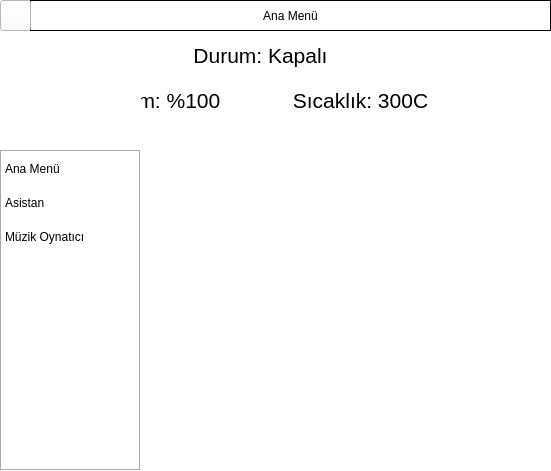
<?xml version="1.0" encoding="UTF-8"?>
<ui version="4.0">
 <class>Form</class>
 <widget class="QWidget" name="Form">
  <property name="geometry">
   <rect>
    <x>0</x>
    <y>0</y>
    <width>551</width>
    <height>471</height>
   </rect>
  </property>
  <property name="sizePolicy">
   <sizepolicy hsizetype="Maximum" vsizetype="Maximum">
    <horstretch>0</horstretch>
    <verstretch>0</verstretch>
   </sizepolicy>
  </property>
  <property name="maximumSize">
   <size>
    <width>551</width>
    <height>471</height>
   </size>
  </property>
  <property name="windowTitle">
   <string>Reji Asistan</string>
  </property>
  <property name="windowIcon">
   <iconset>
    <normaloff>:/icons/Datas/icons/logo.png</normaloff>:/icons/Datas/icons/logo.png</iconset>
  </property>
  <property name="windowOpacity">
   <double>1.000000000000000</double>
  </property>
  <property name="layoutDirection">
   <enum>Qt::LeftToRight</enum>
  </property>
  <property name="autoFillBackground">
   <bool>false</bool>
  </property>
  <property name="styleSheet">
   <string notr="true">background-color: white;</string>
  </property>
  <widget class="QListWidget" name="sideBar">
   <property name="enabled">
    <bool>true</bool>
   </property>
   <property name="geometry">
    <rect>
     <x>0</x>
     <y>150</y>
     <width>141</width>
     <height>321</height>
    </rect>
   </property>
   <property name="focusPolicy">
    <enum>Qt::StrongFocus</enum>
   </property>
   <property name="autoFillBackground">
    <bool>true</bool>
   </property>
   <property name="styleSheet">
    <string notr="true">QListWidget {
    show-decoration-selected: 1; /* make the selection span the entire width of the view */
}

QListWidget::item {
	margin : 10px;
}

QListWidget::item:alternate {
    background: #EEEEEE;
}

QListWidget::item:selected {
    border: 1px solid #6a6ea9;
}

QListWidget::item:selected:!active {
    background: qlineargradient(x1: 0, y1: 0, x2: 0, y2: 1,
                                stop: 0 #ABAFE5, stop: 1 #8588B2);
}

QListWidget::item:selected:active {
    background: qlineargradient(x1: 0, y1: 0, x2: 0, y2: 1,
                                stop: 0 #6a6ea9, stop: 1 #888dd9);
}

QListWidget::item:hover {
    background: qlineargradient(x1: 0, y1: 0, x2: 0, y2: 1,
                                stop: 0 #FAFBFE, stop: 1 #DCDEF1);
}</string>
   </property>
   <property name="frameShape">
    <enum>QFrame::Box</enum>
   </property>
   <property name="frameShadow">
    <enum>QFrame::Sunken</enum>
   </property>
   <property name="autoScrollMargin">
    <number>16</number>
   </property>
   <property name="spacing">
    <number>9</number>
   </property>
   <property name="sortingEnabled">
    <bool>false</bool>
   </property>
   <item>
    <property name="text">
     <string>Ana Menü</string>
    </property>
    <property name="icon">
     <iconset>
      <normaloff>:/icons/Datas/icons/main_menu.png</normaloff>:/icons/Datas/icons/main_menu.png</iconset>
    </property>
   </item>
   <item>
    <property name="text">
     <string>Asistan</string>
    </property>
    <property name="icon">
     <iconset>
      <normaloff>:/icons/Datas/icons/logo.png</normaloff>:/icons/Datas/icons/logo.png</iconset>
    </property>
   </item>
   <item>
    <property name="text">
     <string>Müzik Oynatıcı</string>
    </property>
    <property name="icon">
     <iconset>
      <normaloff>:/icons/Datas/icons/music.png</normaloff>:/icons/Datas/icons/music.png</iconset>
    </property>
   </item>
  </widget>
  <widget class="QLabel" name="logo">
   <property name="enabled">
    <bool>true</bool>
   </property>
   <property name="geometry">
    <rect>
     <x>0</x>
     <y>30</y>
     <width>141</width>
     <height>121</height>
    </rect>
   </property>
   <property name="text">
    <string/>
   </property>
   <property name="pixmap">
    <pixmap>:/icons/Datas/icons/logo.png</pixmap>
   </property>
   <property name="scaledContents">
    <bool>true</bool>
   </property>
   <property name="alignment">
    <set>Qt::AlignCenter</set>
   </property>
   <property name="buddy">
    <cstring>logo</cstring>
   </property>
  </widget>
  <widget class="QPushButton" name="sideBarB">
   <property name="geometry">
    <rect>
     <x>0</x>
     <y>0</y>
     <width>31</width>
     <height>31</height>
    </rect>
   </property>
   <property name="styleSheet">
    <string notr="true"/>
   </property>
   <property name="text">
    <string/>
   </property>
   <property name="icon">
    <iconset>
     <normaloff>:/icons/Datas/icons/menu_open.png</normaloff>:/icons/Datas/icons/menu_open.png</iconset>
   </property>
   <property name="iconSize">
    <size>
     <width>50</width>
     <height>25</height>
    </size>
   </property>
   <property name="autoDefault">
    <bool>true</bool>
   </property>
   <property name="default">
    <bool>false</bool>
   </property>
   <property name="flat">
    <bool>false</bool>
   </property>
  </widget>
  <widget class="QLabel" name="title">
   <property name="geometry">
    <rect>
     <x>30</x>
     <y>0</y>
     <width>521</width>
     <height>31</height>
    </rect>
   </property>
   <property name="statusTip">
    <string/>
   </property>
   <property name="layoutDirection">
    <enum>Qt::LeftToRight</enum>
   </property>
   <property name="autoFillBackground">
    <bool>false</bool>
   </property>
   <property name="frameShape">
    <enum>QFrame::Panel</enum>
   </property>
   <property name="text">
    <string>Ana Menü</string>
   </property>
   <property name="alignment">
    <set>Qt::AlignCenter</set>
   </property>
  </widget>
  <widget class="QWidget" name="main_menu" native="true">
   <property name="geometry">
    <rect>
     <x>0</x>
     <y>30</y>
     <width>551</width>
     <height>441</height>
    </rect>
   </property>
   <widget class="QPushButton" name="fanB">
    <property name="geometry">
     <rect>
      <x>290</x>
      <y>120</y>
      <width>121</width>
      <height>91</height>
     </rect>
    </property>
    <property name="text">
     <string/>
    </property>
    <property name="icon">
     <iconset>
      <normaloff>:/icons/Datas/icons/error.png</normaloff>:/icons/Datas/icons/error.png</iconset>
    </property>
    <property name="iconSize">
     <size>
      <width>80</width>
      <height>80</height>
     </size>
    </property>
    <property name="flat">
     <bool>true</bool>
    </property>
   </widget>
   <widget class="QPushButton" name="doorB">
    <property name="geometry">
     <rect>
      <x>200</x>
      <y>230</y>
      <width>121</width>
      <height>91</height>
     </rect>
    </property>
    <property name="text">
     <string/>
    </property>
    <property name="icon">
     <iconset>
      <normaloff>:/icons/Datas/icons/error.png</normaloff>:/icons/Datas/icons/error.png</iconset>
    </property>
    <property name="iconSize">
     <size>
      <width>80</width>
      <height>80</height>
     </size>
    </property>
    <property name="flat">
     <bool>true</bool>
    </property>
   </widget>
   <widget class="QPushButton" name="lampB">
    <property name="geometry">
     <rect>
      <x>120</x>
      <y>120</y>
      <width>121</width>
      <height>91</height>
     </rect>
    </property>
    <property name="text">
     <string/>
    </property>
    <property name="icon">
     <iconset>
      <normaloff>:/icons/Datas/icons/error.png</normaloff>:/icons/Datas/icons/error.png</iconset>
    </property>
    <property name="iconSize">
     <size>
      <width>80</width>
      <height>80</height>
     </size>
    </property>
    <property name="flat">
     <bool>true</bool>
    </property>
   </widget>
   <widget class="QLabel" name="moistureL">
    <property name="geometry">
     <rect>
      <x>110</x>
      <y>60</y>
      <width>111</width>
      <height>21</height>
     </rect>
    </property>
    <property name="font">
     <font>
      <family>Arial</family>
      <pointsize>16</pointsize>
     </font>
    </property>
    <property name="text">
     <string>Nem: %100</string>
    </property>
    <property name="alignment">
     <set>Qt::AlignCenter</set>
    </property>
   </widget>
   <widget class="QLabel" name="temperatureL">
    <property name="geometry">
     <rect>
      <x>290</x>
      <y>60</y>
      <width>141</width>
      <height>20</height>
     </rect>
    </property>
    <property name="font">
     <font>
      <family>Arial</family>
      <pointsize>16</pointsize>
     </font>
    </property>
    <property name="text">
     <string>Sıcaklık: 300C</string>
    </property>
    <property name="alignment">
     <set>Qt::AlignCenter</set>
    </property>
   </widget>
   <widget class="QLabel" name="statusL">
    <property name="geometry">
     <rect>
      <x>170</x>
      <y>10</y>
      <width>181</width>
      <height>31</height>
     </rect>
    </property>
    <property name="font">
     <font>
      <family>Arial</family>
      <pointsize>16</pointsize>
      <weight>50</weight>
      <bold>false</bold>
     </font>
    </property>
    <property name="text">
     <string>Durum: Kapalı</string>
    </property>
    <property name="alignment">
     <set>Qt::AlignCenter</set>
    </property>
   </widget>
  </widget>
  <widget class="QWidget" name="assistant" native="true">
   <property name="geometry">
    <rect>
     <x>0</x>
     <y>30</y>
     <width>551</width>
     <height>441</height>
    </rect>
   </property>
   <widget class="QTextEdit" name="textEdit">
    <property name="enabled">
     <bool>false</bool>
    </property>
    <property name="geometry">
     <rect>
      <x>0</x>
      <y>0</y>
      <width>551</width>
      <height>381</height>
     </rect>
    </property>
    <property name="font">
     <font>
      <pointsize>11</pointsize>
     </font>
    </property>
    <property name="styleSheet">
     <string notr="true"/>
    </property>
    <property name="frameShape">
     <enum>QFrame::NoFrame</enum>
    </property>
    <property name="frameShadow">
     <enum>QFrame::Sunken</enum>
    </property>
    <property name="readOnly">
     <bool>true</bool>
    </property>
    <property name="acceptRichText">
     <bool>false</bool>
    </property>
   </widget>
   <widget class="QLineEdit" name="msg">
    <property name="enabled">
     <bool>true</bool>
    </property>
    <property name="geometry">
     <rect>
      <x>0</x>
      <y>390</y>
      <width>551</width>
      <height>51</height>
     </rect>
    </property>
    <property name="font">
     <font>
      <pointsize>16</pointsize>
     </font>
    </property>
    <property name="autoFillBackground">
     <bool>false</bool>
    </property>
    <property name="frame">
     <bool>true</bool>
    </property>
    <property name="cursorPosition">
     <number>0</number>
    </property>
    <property name="cursorMoveStyle">
     <enum>Qt::LogicalMoveStyle</enum>
    </property>
   </widget>
  </widget>
  <widget class="QWidget" name="music_player" native="true">
   <property name="geometry">
    <rect>
     <x>0</x>
     <y>30</y>
     <width>551</width>
     <height>441</height>
    </rect>
   </property>
   <widget class="QWidget" name="horizontalLayoutWidget">
    <property name="geometry">
     <rect>
      <x>10</x>
      <y>100</y>
      <width>531</width>
      <height>101</height>
     </rect>
    </property>
    <layout class="QHBoxLayout" name="sliderL">
     <item>
      <widget class="QLabel" name="time">
       <property name="font">
        <font>
         <family>Arial Black</family>
         <pointsize>11</pointsize>
         <weight>75</weight>
         <bold>true</bold>
        </font>
       </property>
       <property name="text">
        <string>0.00</string>
       </property>
      </widget>
     </item>
     <item>
      <widget class="QSlider" name="slider">
       <property name="maximum">
        <number>100</number>
       </property>
       <property name="value">
        <number>0</number>
       </property>
       <property name="orientation">
        <enum>Qt::Horizontal</enum>
       </property>
      </widget>
     </item>
     <item>
      <widget class="QLabel" name="eta">
       <property name="font">
        <font>
         <family>Arial Black</family>
         <pointsize>11</pointsize>
         <weight>75</weight>
         <bold>true</bold>
        </font>
       </property>
       <property name="text">
        <string>0.00</string>
       </property>
      </widget>
     </item>
    </layout>
   </widget>
   <widget class="QWidget" name="horizontalLayoutWidget_2">
    <property name="geometry">
     <rect>
      <x>10</x>
      <y>200</y>
      <width>531</width>
      <height>81</height>
     </rect>
    </property>
    <layout class="QHBoxLayout" name="controler">
     <item>
      <widget class="QPushButton" name="playB">
       <property name="text">
        <string/>
       </property>
       <property name="icon">
        <iconset>
         <normaloff>:/icons/Datas/icons/play.png</normaloff>:/icons/Datas/icons/play.png</iconset>
       </property>
       <property name="iconSize">
        <size>
         <width>60</width>
         <height>70</height>
        </size>
       </property>
       <property name="flat">
        <bool>true</bool>
       </property>
      </widget>
     </item>
     <item>
      <widget class="QPushButton" name="pauseB">
       <property name="text">
        <string/>
       </property>
       <property name="icon">
        <iconset>
         <normaloff>:/icons/Datas/icons/pause.png</normaloff>:/icons/Datas/icons/pause.png</iconset>
       </property>
       <property name="iconSize">
        <size>
         <width>60</width>
         <height>70</height>
        </size>
       </property>
       <property name="flat">
        <bool>true</bool>
       </property>
      </widget>
     </item>
     <item>
      <widget class="QPushButton" name="stopB">
       <property name="text">
        <string/>
       </property>
       <property name="icon">
        <iconset>
         <normaloff>:/icons/Datas/icons/stop.png</normaloff>:/icons/Datas/icons/stop.png</iconset>
       </property>
       <property name="iconSize">
        <size>
         <width>60</width>
         <height>70</height>
        </size>
       </property>
       <property name="flat">
        <bool>true</bool>
       </property>
      </widget>
     </item>
     <item>
      <widget class="QPushButton" name="v_UP">
       <property name="text">
        <string/>
       </property>
       <property name="icon">
        <iconset>
         <normaloff>:/icons/Datas/icons/v_UP.png</normaloff>:/icons/Datas/icons/v_UP.png</iconset>
       </property>
       <property name="iconSize">
        <size>
         <width>60</width>
         <height>70</height>
        </size>
       </property>
       <property name="flat">
        <bool>true</bool>
       </property>
      </widget>
     </item>
     <item>
      <widget class="QPushButton" name="v_DOWN">
       <property name="text">
        <string/>
       </property>
       <property name="icon">
        <iconset>
         <normaloff>:/icons/Datas/icons/v_DOWN.png</normaloff>:/icons/Datas/icons/v_DOWN.png</iconset>
       </property>
       <property name="iconSize">
        <size>
         <width>60</width>
         <height>70</height>
        </size>
       </property>
       <property name="flat">
        <bool>true</bool>
       </property>
      </widget>
     </item>
    </layout>
   </widget>
   <widget class="QWidget" name="horizontalLayoutWidget_3">
    <property name="geometry">
     <rect>
      <x>10</x>
      <y>280</y>
      <width>531</width>
      <height>71</height>
     </rect>
    </property>
    <layout class="QHBoxLayout" name="controler_2">
     <item>
      <widget class="QPushButton" name="prevSB">
       <property name="text">
        <string/>
       </property>
       <property name="icon">
        <iconset>
         <normaloff>:/icons/Datas/icons/prev.png</normaloff>:/icons/Datas/icons/prev.png</iconset>
       </property>
       <property name="iconSize">
        <size>
         <width>60</width>
         <height>60</height>
        </size>
       </property>
       <property name="flat">
        <bool>true</bool>
       </property>
      </widget>
     </item>
     <item>
      <widget class="QPushButton" name="nextSB">
       <property name="text">
        <string/>
       </property>
       <property name="icon">
        <iconset>
         <normaloff>:/icons/Datas/icons/next.png</normaloff>:/icons/Datas/icons/next.png</iconset>
       </property>
       <property name="iconSize">
        <size>
         <width>60</width>
         <height>60</height>
        </size>
       </property>
       <property name="flat">
        <bool>true</bool>
       </property>
      </widget>
     </item>
    </layout>
   </widget>
   <widget class="QLabel" name="soundN">
    <property name="geometry">
     <rect>
      <x>10</x>
      <y>30</y>
      <width>531</width>
      <height>51</height>
     </rect>
    </property>
    <property name="font">
     <font>
      <family>Arial Black</family>
      <pointsize>14</pointsize>
      <weight>75</weight>
      <bold>true</bold>
     </font>
    </property>
    <property name="text">
     <string/>
    </property>
    <property name="alignment">
     <set>Qt::AlignCenter</set>
    </property>
   </widget>
   <widget class="QProgressBar" name="vBar">
    <property name="geometry">
     <rect>
      <x>489</x>
      <y>20</y>
      <width>31</width>
      <height>181</height>
     </rect>
    </property>
    <property name="styleSheet">
     <string notr="true">QProgressBar{
    border: 2px solid grey;
    border-radius: 5px;
    text-align: center
}

QProgressBar::chunk {
    background-color: blue;
    margin: 1px;
	border-radius: 3px
}</string>
    </property>
    <property name="value">
     <number>0</number>
    </property>
    <property name="orientation">
     <enum>Qt::Vertical</enum>
    </property>
   </widget>
  </widget>
  <zorder>assistant</zorder>
  <zorder>music_player</zorder>
  <zorder>main_menu</zorder>
  <zorder>logo</zorder>
  <zorder>sideBar</zorder>
  <zorder>title</zorder>
  <zorder>sideBarB</zorder>
 </widget>
 <resources>
  <include location="gui.qrc"/>
 </resources>
 <connections/>
</ui>
